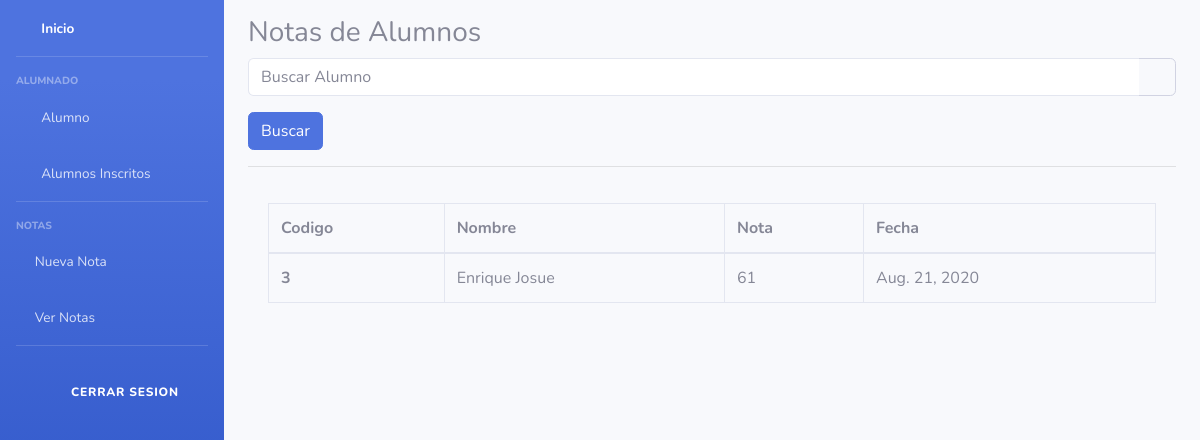
The app's page /reportNota_Alumno/, older data.
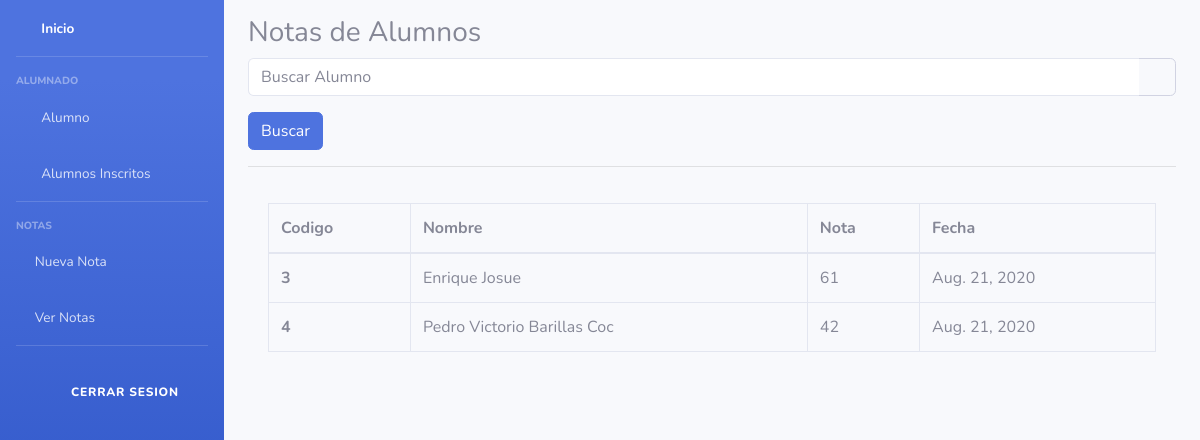
The same page, newer data.
### Models/Inscripcion/models.py (models this page shows)
class Nota(models.Model):
    id_nota = models.AutoField(primary_key=True)
    fecha = models.DateField()
    nota = models.IntegerField()
    inscripcion_id_inscripcion = models.ForeignKey(Inscripcion, on_delete=models.CASCADE)

class Inscripcion(models.Model):
    id_inscripcion = models.AutoField(primary_key=True)
    alumno_id_alumno = models.ForeignKey(Alumno, blank=False, on_delete=models.CASCADE)
    nivel_id_nivel = models.ForeignKey(Nivel, on_delete=models.CASCADE)
    sucursal_id_sucursal = models.ForeignKey(Sucursal, on_delete=models.CASCADE)
    fecha = models.DateField()
    usuario_id_user = models.ForeignKey(User, on_delete=models.CASCADE)
    def __str__(self):
        return '{}'.format(self.alumno_id_alumno)

### Models/Alumno/models.py (models this page shows)
class Alumno(models.Model):
    id_alumno = models.AutoField(primary_key=True)
    nombre = models.CharField(max_length=45)
    apellido = models.CharField(max_length=45)
    dpi = models.CharField(max_length=13, unique=True)
    telefono = models.CharField(max_length=10)
    correo = models.EmailField(max_length=125)
    def __str__(self):
        return '{} {}'.format(self.nombre, self.apellido)

### Models/Inscripcion/views.py (the view)
# urls.py: path("reportNota_Alumno/", reporInscritosView.reportAlumnoNota , name="reportAlumnoNota"),
    def reportAlumnoNota(request):
        qs = Nota.objects.all()
        alumno = request.GET.get('title_contains')
        if alumno != '' and alumno is not None:
            qs = qs.filter(inscripcion_id_inscripcion__alumno_id_alumno__nombre__contains=alumno)
        context = {
            'queryset': qs
        }
        return render(request, 'reportNotas.html', context )

### Templates/reportNotas.html (shortened to what this page needs)
{% extends "nabvar.html" %}
{% block content %}
    <main role="main" class="container">
      <h3>Notas de Alumnos</h3>
      <form method="GET" action=".">
        <div class="form-row">
         <div class="form-group col-12">
                <div class="input-group">
                    <input class="form-control py-2 border-right-0 border" type="search" name="title_contains" placeholder="Buscar Alumno" />
                    <span class="input-group-append">
                        <div class="input-group-text bg-transparent">
                            <i class="fa fa-search"></i>
                        </div>
                    </span>
                </div>
         </div>
        </div>
        <button type="submit" class="btn btn-primary">Buscar</button>
      </form>
      <hr/>
        <div class="card-body">
              <div class="table-responsive">
                <table class="table table-bordered" id="dataTable" width="100%" cellspacing="0">
                  <thead>
                    <tr>
                      <th scope= "col">Codigo</th>
                      <th scope= "col">Nombre</th>
                      <th scope= "col">Nota</th>
                      <th scope= "col">Fecha</th>
                    </tr>
                  </thead>
                  <tbody>
                    {% for alumnos in queryset %}
                    <tr>
                      <th scope="row">{{ alumnos.pk }}</th>
                      <td>{{ alumnos.inscripcion_id_inscripcion }}</td>
                      <td>{{ alumnos.nota }}</td>
                      <td>{{ alumnos.fecha }}</td>
                    </tr>
                  {% endfor %}
                  </tbody>
                </table>
              </div>
            </div>
      <div class="row">
      </div>
    </main>
{% endblock %}

Row changes from the older to the newer data that the page shows:
added Nota: pk "4", inscripcion_id_inscripcion "Pedro Victorio Barillas Coc", nota "42", fecha "Aug. 21, 2020"
